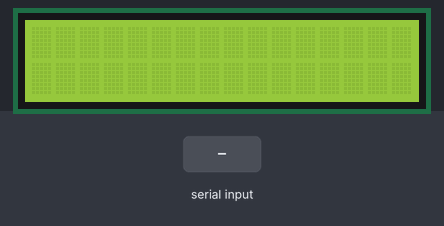
The sketch below on a simulated Arduino Uno, built with avr-gcc and run on an emulated ATmega328P. On the bench: 16×2 character LCD. The test bench sets the inputs (shaded band). What the sketch prints to the serial monitor is not drawn.

Above: at 1.2 s.
1.3 s: "1" received over Serial
At 2.5 s:
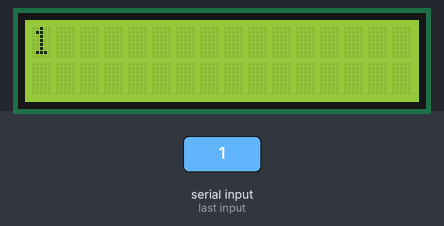
2.8 s: "0" received over Serial
At 3.7 s:
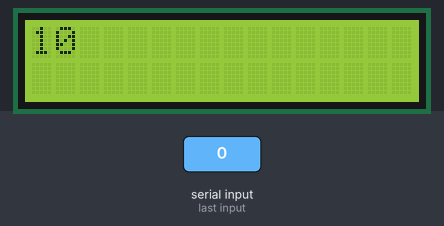
Timing chart, 0 to 5.8 s (numbered marks = the images above; inputs shaded):
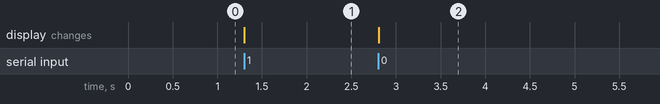

Measured:
- after the input at 1.3 s, the display: changes at once (image 1)
- after the input at 2.8 s, the display: changes at once (image 2)

The sketch:

_31_LCD_method_write2.ino
```cpp
// include the library code:
#include <LiquidCrystal.h>

LiquidCrystal lcd( 7, 8, 9, 10, 11,12);

void setup() {
  // put your setup code here, to run once:
  lcd.begin(16, 2);
  Serial.begin(9600);
}

void loop() {

  if(Serial.available()){
      //lcd.clear();
      char c;
      c = Serial.read();
      if(c == '/'){
        lcd.setCursor(0,1);
      }else if(c == '$'){
        lcd.clear();
      }
      else{
        lcd.print(c);
      }
      Serial.print(c);
  }
  Serial.println();


}
```
